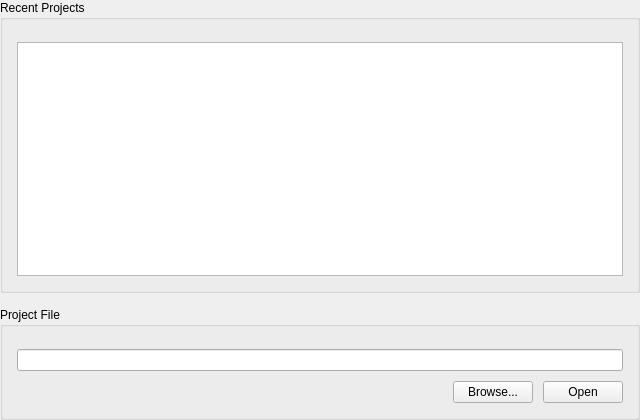
<?xml version="1.0" encoding="UTF-8"?>
<ui version="4.0">
 <class>BackstageOpenProjectWidget</class>
 <widget class="QWidget" name="BackstageOpenProjectWidget">
  <property name="geometry">
   <rect>
    <x>0</x>
    <y>0</y>
    <width>640</width>
    <height>420</height>
   </rect>
  </property>
  <layout class="QVBoxLayout" name="contentLayout">
   <property name="leftMargin">
    <number>0</number>
   </property>
   <property name="topMargin">
    <number>0</number>
   </property>
   <property name="rightMargin">
    <number>0</number>
   </property>
   <property name="bottomMargin">
    <number>0</number>
   </property>
   <property name="spacing">
    <number>14</number>
   </property>
   <item>
    <widget class="QGroupBox" name="recentProjectsGroup">
     <property name="title">
      <string>Recent Projects</string>
     </property>
     <layout class="QVBoxLayout" name="recentProjectsLayout">
      <property name="leftMargin">
       <number>14</number>
      </property>
      <property name="topMargin">
       <number>22</number>
      </property>
      <property name="rightMargin">
       <number>14</number>
      </property>
      <property name="bottomMargin">
       <number>14</number>
      </property>
      <item>
       <widget class="QListWidget" name="recentProjectsListWidget">
        <property name="minimumSize">
         <size>
          <width>0</width>
          <height>220</height>
         </size>
        </property>
       </widget>
      </item>
     </layout>
    </widget>
   </item>
   <item>
    <widget class="QGroupBox" name="projectFileGroup">
     <property name="title">
      <string>Project File</string>
     </property>
     <layout class="QVBoxLayout" name="projectFileLayout">
      <property name="leftMargin">
       <number>14</number>
      </property>
      <property name="topMargin">
       <number>22</number>
      </property>
      <property name="rightMargin">
       <number>14</number>
      </property>
      <property name="bottomMargin">
       <number>14</number>
      </property>
      <property name="spacing">
       <number>10</number>
      </property>
      <item>
       <widget class="QLineEdit" name="projectPathLineEdit"/>
      </item>
      <item>
       <layout class="QHBoxLayout" name="buttonRowLayout">
        <property name="spacing">
         <number>10</number>
        </property>
        <item>
         <spacer name="buttonRowSpacer">
          <property name="orientation">
           <enum>Qt::Horizontal</enum>
          </property>
          <property name="sizeHint" stdset="0">
           <size>
            <width>40</width>
            <height>20</height>
           </size>
          </property>
         </spacer>
        </item>
        <item>
         <widget class="QPushButton" name="browseButton">
          <property name="text">
           <string>Browse...</string>
          </property>
         </widget>
        </item>
        <item>
         <widget class="QPushButton" name="openButton">
          <property name="text">
           <string>Open</string>
          </property>
         </widget>
        </item>
       </layout>
      </item>
     </layout>
    </widget>
   </item>
  </layout>
 </widget>
 <resources/>
 <connections/>
</ui>
